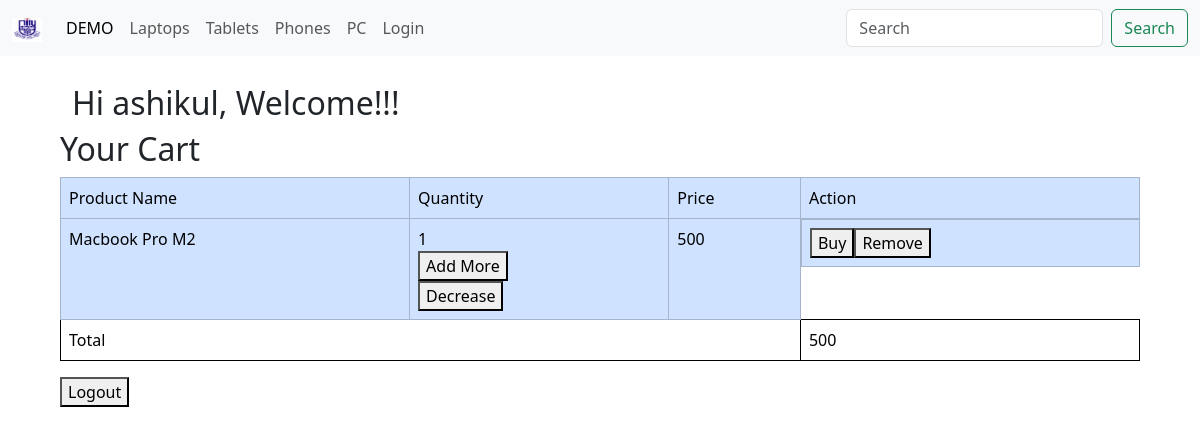
The page /profile (signed in) on the database as committed earlier.
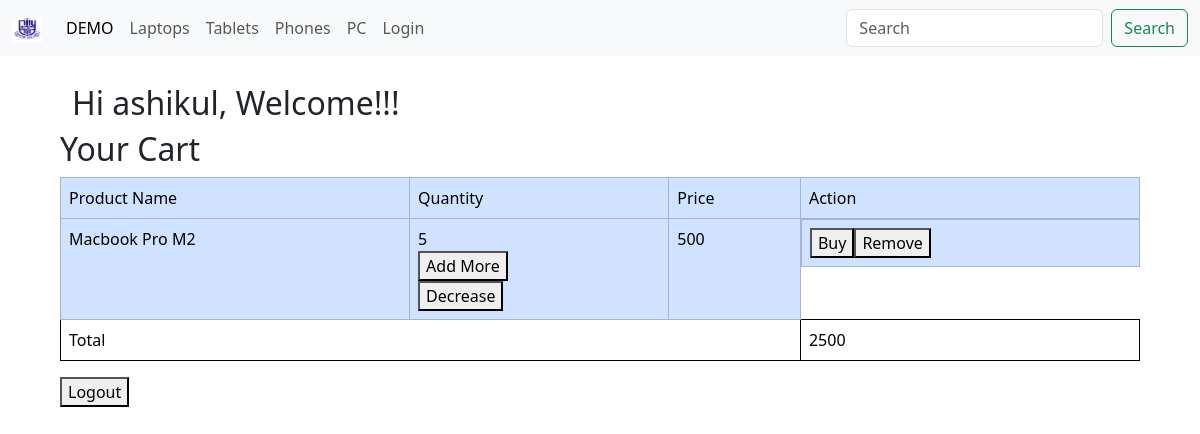
The same page on the database as committed later.
### app/models.py (models this page shows)
class Cart(db.Model):
    id = db.Column(db.Integer, primary_key =True)
    user_id = db.Column(db.Integer,db.ForeignKey("user.id"),nullable =False)
    product_id = db.Column(db.Integer, db.ForeignKey("product.id"),nullable = False)
    quantity = db.Column(db.Integer,default = 1)
    product = db.relationship("Product",backref = "cart_items")
    user = db.relationship("User", back_populates = "cart_items")

class Product(db.Model):
    id = db.Column(db.Integer,primary_key = True)
    name = db.Column(db.String(200),nullable = False)
    description = db.Column(db.String(200),nullable = False)
    price = db.Column(db.Integer,nullable = False)
    stock = db.Column(db.Integer,nullable = False)
    category = db.Column(db.String(100),nullable = False)
    image = db.Column(db.String(100),nullable = False)
    time = db.Column(db.DateTime,default= datetime.now)

### app/profile.py (the view)
@profiles.route('/profile')
@login_required
def profile():
    username = current_user.username
    email = current_user.email
    picture_url = current_user.profile_pic
    cart_items = Cart.query.filter(Cart.user_id == current_user.id).all()
    total = 0
    for i in cart_items:
        total = total + (i.product.price)*i.quantity
    return render_template('profile.html',username = username,email= email,picture_url = picture_url,cart_items = cart_items,total = total)

### app/__init__.py (called while the page is built)
@login_manager.user_loader
def load_user(user_id):
    from app.models import User
    return User.query.get(int(user_id))

### app/templates/profile.html (shortened to what this page needs)
{% extends 'layout.html' %}
{% block body %}
    <div class="container">
        <div class="row">
            <h2>
                Hi {{ current_user.name }}, Welcome!!!
            </h2>
        </div>
    </div>
    <h2>
        Your Cart
    </h2>
    <table class="table">
        <tr class="table-primary">
            <td class="table-primary ">
                Product Name
            </td>
            <td class="table-primary">
                Quantity
            </td>
            <td class="table-primary">
                Price
            </td>
            <td class="table-primary">
                Action
            </td>
        </tr>
        {% for item in cart_items %}
            <tr class="table-primary">
                <td class="table-primary ">
                    {{ item.product.name }}
                </td>
                <td class="table-primary">
                    {{ item.quantity }}
                    <form method="post" action="addquantity">
                        <button type="submit">Add More</button>
                    </form>
                    {% if item.quantity > 1 %}
                    <form method="post" action="decreasequantity">
                        <button type="submit">Decrease</button>
                    </form>
                    {% else %}
                        <button  >Decrease</button>
                    {% endif %}
                </td>
                <td class="table-primary">
                    {{ item.product.price }}
                </td>
                <td class="table-primary" style="display: flex;">
                    <form method="post" action="/checkout">
                        <button  type="submit">Buy</button>
                    </form>
                    <form method="post" action="/removefromcart">
                        <button  type="submit">Remove</button>
                    </form>
                </td>
            </tr>
    {% endfor %}
    <tr>
        <td colspan="3">Total</td>
        <td>{{ total }}</td>
    </tr>
    </table>
    <form action="/logout">
    <button type="submit">Logout</button>
    </form>
{% endblock %}

Rows that differ between the two databases and show on the page:
changed Cart "Macbook Pro M2": quantity "1" → "5"
Other text that changed with them:
{{ total }}: "500" → "2500"
